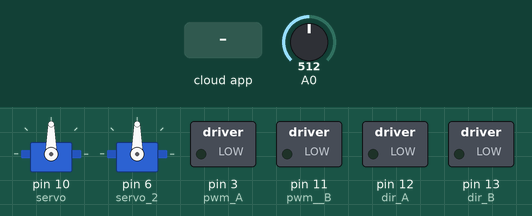
Recording of a sketch running on a simulated Arduino Uno, built with avr-gcc and run on an emulated ATmega328P. On the bench: 2 × servo, switched loads named in the sketch (green lamp = pin HIGH). Inputs (shaded band) come from the test bench; at power-on: A0 = 512. The ROS host is connected and sends only what is stated.

Above: at 1.2 s.
1.3 s: the phone or cloud app sets M_L to 0
At 1.6 s:
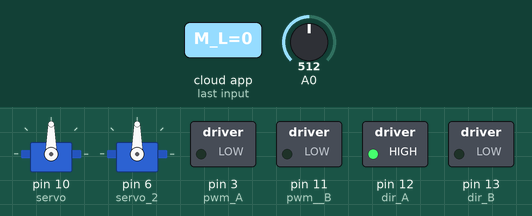
2.8 s: the phone or cloud app sets M_R to 0
At 3.9 s:
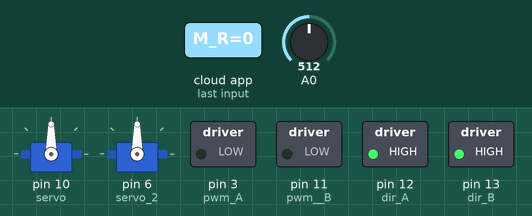
4.3 s: the phone or cloud app sets s1 to 0
At 5.1 s:
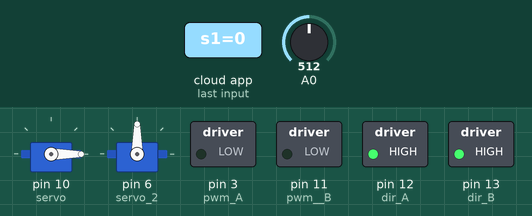
5.8 s: the phone or cloud app sets s2 to 0
At 6.2 s:
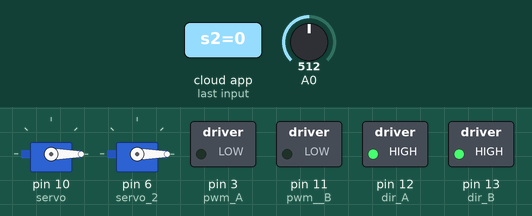
7.3 s: the phone or cloud app sets M_L to 45
At 8.5 s:
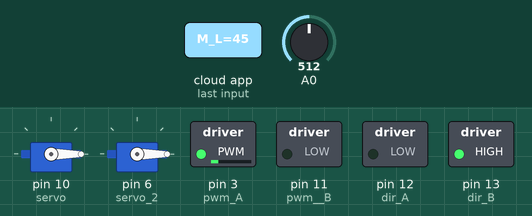
8.8 s: the phone or cloud app sets M_R to 45
At 9.7 s:
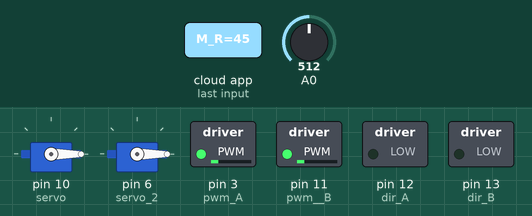
Timing chart, 0 to 11.3 s (numbered marks = the images above; inputs shaded):
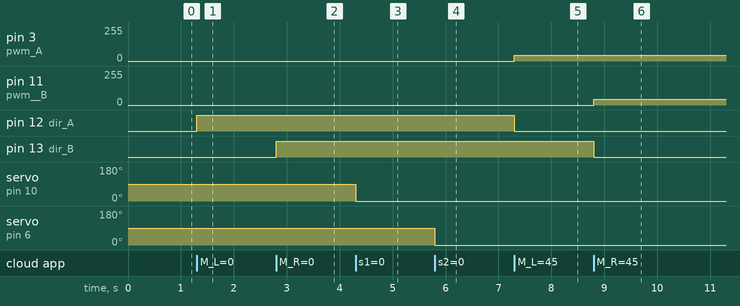

Measured:
- after the input at 1.3 s, pin 12 (dir_A): LOW → HIGH at once
- after the input at 2.8 s, pin 13 (dir_B): LOW → HIGH at once
- after the input at 4.3 s, servo on pin 10 (servo): 90° → 0° at once
- after the input at 5.8 s, servo on pin 6 (servo_2): 90° → 0° at once
- after the input at 7.3 s, pin 3 (pwm_A): 0/255 → 45/255 at once; pin 12 (dir_A): HIGH → LOW at once
- after the input at 8.8 s, pin 11 (pwm__B): 0/255 → 45/255 at once; pin 13 (dir_B): HIGH → LOW at once

The sketch:

IR_ranger.ino
```cpp
 /*
 * rosserial IR Ranger Example
 *
 * This example is calibrated for the Sharp GP2D120XJ00F.
 */

#include <ros.h>
#include <Servo.h>
#include <ros/time.h>
#include <sensor_msgs/Range.h>
#include <std_msgs/UInt16.h>

Servo servo;
Servo servo_2;

ros::NodeHandle  nh;
sensor_msgs::Range range_msg;
ros::Publisher pub_range( "range_data", &range_msg);

void servo_cb( const std_msgs::UInt16& cmd_msg){
  servo.write(cmd_msg.data); //set servo angle, should be from 0-180

}

void servo_2_call( const std_msgs::UInt16& cmd_msg){
  servo_2.write(cmd_msg.data); //set servo angle, should be from 0-180
}

void Motoren_Link( const std_msgs::UInt16& cmd_msg){

  analogWrite(3, cmd_msg.data);
  digitalWrite(12, HIGH-digitalRead(12));  //toggle led
}

void Motoren_Recht( const std_msgs::UInt16& cmd_msg){

  analogWrite(11, cmd_msg.data);
  digitalWrite(13, HIGH-digitalRead(13));  //toggle led
}

ros::Subscriber<std_msgs::UInt16> sub_M_L("M_L", Motoren_Link);
ros::Subscriber<std_msgs::UInt16> sub_M_R("M_R", Motoren_Recht);
ros::Subscriber<std_msgs::UInt16> sub("s1", servo_cb);
ros::Subscriber<std_msgs::UInt16> sub_2("s2", servo_2_call);

const int analog_pin = 0;
unsigned long range_timer;

/*
 * getRange() - samples the analog input from the ranger
 * and converts it into meters.
 */
float getRange(int pin_num){
    int sample;
    // Get data
    sample = analogRead(pin_num)/4;
    // if the ADC reading is too low,
    //   then we are really far away from anything
    if(sample < 10)
        return 254;     // max range
    // Magic numbers to get cm
    sample= 1309/(sample-3);
    return (sample - 1)/100; //convert to meters
}

char frameid[] = "/ir_ranger";

void setup()
{
  pinMode(11, OUTPUT); // pwm  B
  pinMode(13, OUTPUT); // dir B
  pinMode(3, OUTPUT); // pwm A
  pinMode(12, OUTPUT); // dir A
  pinMode(13, OUTPUT);

  nh.initNode();
  nh.subscribe(sub_M_L); // Initialierung  linke Motoren
  nh.subscribe(sub_M_R); // Initialisierung Rechte Motoren
  nh.subscribe(sub);
  nh.subscribe(sub_2);
  servo.attach(10); //attach it to pin 10
  servo_2.attach(6); //attach it to pin 6


  nh.advertise(pub_range);
  range_msg.radiation_type = sensor_msgs::Range::INFRARED;
  range_msg.header.frame_id =  frameid;
  range_msg.field_of_view = 0.01;
  range_msg.min_range = 0.03;
  range_msg.max_range = 0.4;

}

void loop()
{
  // publish the range value every 50 milliseconds
  //   since it takes that long for the sensor to stabilize
  if ( (millis()-range_timer) > 50){
    range_msg.range = getRange(analog_pin);
    range_msg.header.stamp = nh.now();
    pub_range.publish(&range_msg);
    range_timer =  millis();
  }
  nh.spinOnce();
  delay(1);
}
```
